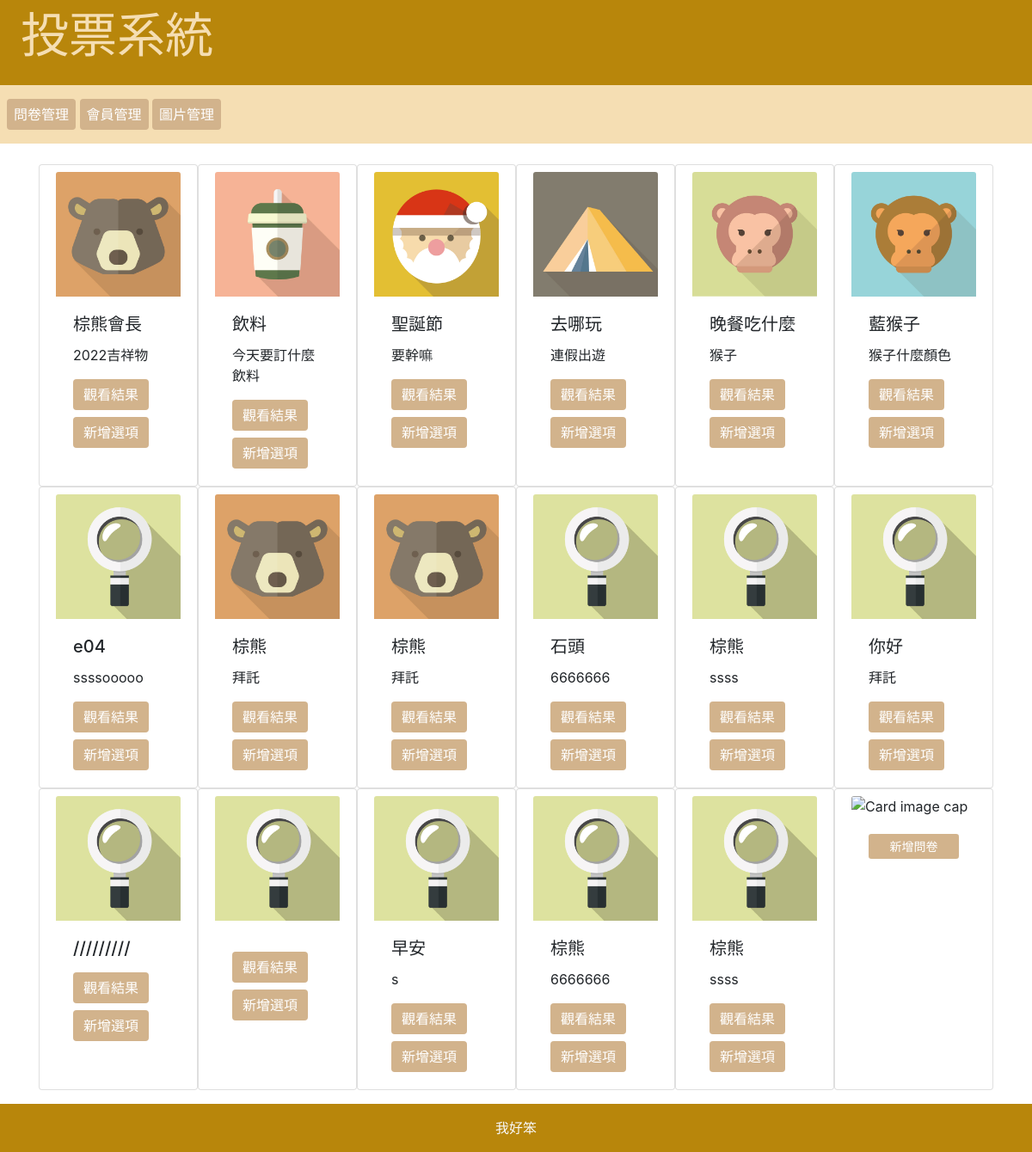
Page /back/index.php on the committed database.
### tables this page shows
CREATE TABLE `topics` (
  `id` int(11) UNSIGNED NOT NULL,
  `topic` varchar(128) NOT NULL DEFAULT '',
  `subtitle` text NOT NULL DEFAULT '',
  `img` text DEFAULT 'find'
);

### api/db.php (called while the page is built, shortened)
<?php
    $dsn="mysql:host=localhost;charset=utf8;dbname=mypolling";
    $pdo=new PDO($dsn,'root','');
function all($table,...$arg){
    global $pdo;
    $sql="SELECT * FROM `$table` ";
    $rows=$pdo->query($sql)->fetchAll(PDO::FETCH_ASSOC);
    return $rows;
}
?>

### back/list_manege.php (the view)
<div class="container">
    <div class="row">
        <?php
$subject= all('topics');
foreach($subject as $key => $value){
?>
        <div class="card col-2" style="width: 18rem;">
            <div class="row mr-1 ml-1 mt-2">
                <a href="?do=ad&id=<?php echo $value['id'];?>"><img class="card-img-top" src="../img/<?php echo $value['img'];?>.jpeg" alt="Card image cap">
                </a>
                <div class="card-body">
                    <h5 class="card-title">
                        <?php echo $value['topic'];?>
                    </h5>
                    <p class="card-text">
                        <?php echo $value['subtitle'];?>
                    </p>
                        <a href="../index.php?do=vote_result&id=<?php echo $value['id'];?>"><input
                                class="btn btn-info btn-md  " type="button" value="觀看結果"></input></a>
                        <br>
                        <a href="?do=edit_subject&id=<?php echo $value['id'];?>"><input class="btn btn-info btn-md mt-2"
                                type="button" value="新增選項"></input></a>
                </div>
            </div>
        </div>
        <?php
}
?>
     <div class="card col-2" style="width: 18rem;">
            <div class="row mr-1 ml-1 mt-2">
                <img class="card-img-top" src="../img/set.jpeg" alt="Card image cap">
                <div class="card-body">
                        <a href="./index.php?do=add_subject_form"><input
                                class="btn btn-info btn-sm col" type="button" value="新增問卷"></input></a>
                    </div>
                </div>
            </div>
        </div>
    </div>

### back/index.php (style rules this page uses)
.btn-info { background:#855600; background:#d2b38c; border:none; }

### rows in the picture
topics: img (picture), topic "棕熊會長", subtitle "2022吉祥物"
topics: img (picture), topic "飲料", subtitle "今天要訂什麼飲料"
topics: img (picture), topic "聖誕節", subtitle "要幹嘛"
topics: img (picture), topic "去哪玩", subtitle "連假出遊"
topics: img (picture), topic "晚餐吃什麼", subtitle "猴子"
topics: img (picture), topic "藍猴子", subtitle "猴子什麼顏色"
topics: img (picture), topic "e04", subtitle "ssssooooo"
topics: img (picture), topic "棕熊", subtitle "拜託"
topics: img (picture), topic "棕熊", subtitle "拜託"
topics: img (picture), topic "石頭", subtitle "6666666"
topics: img (picture), topic "棕熊", subtitle "ssss"
topics: img (picture), topic "你好", subtitle "拜託"
topics: img (picture), topic "/////////"
topics: img (picture)
topics: img (picture), topic "早安", subtitle "s"
topics: img (picture), topic "棕熊", subtitle "6666666"
topics: img (picture), topic "棕熊", subtitle "ssss"
